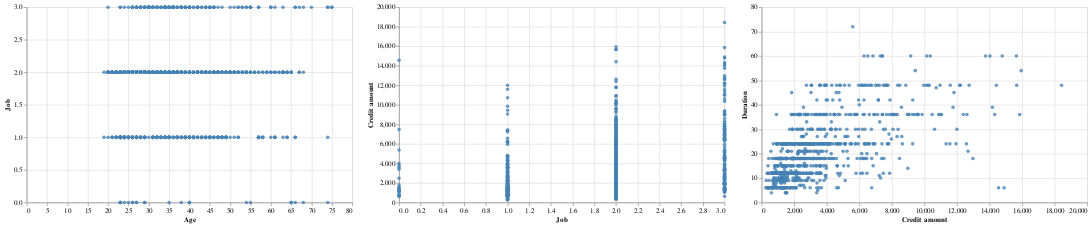

Write notebook code for a chart like this one.
### Code cell
import altair as alt
from google.colab import autoviz
def linked_scatter_plots(
    df, colname_pairs, color='steelblue', deselected_color='lightgray',
    opacity=0.8, deselected_opacity=0.4, width=500, height=300):
  interval = alt.selection_interval()
  scatter = (alt.Chart(df).mark_circle()
             .encode(
                 color=alt.condition(
                     interval, alt.value(color), alt.value(deselected_color)),
                 opacity=alt.condition(
                     interval, alt.value(opacity),
                     alt.value(deselected_opacity)))
             .properties(
                 selection=interval, width=width, height=height))
  return alt.hconcat(*[scatter.encode(x=x, y=y) for x, y in colname_pairs])

chart = linked_scatter_plots(df, *[[['Age', 'Job'], ['Job', 'Credit amount'], ['Credit amount', 'Duration']]], **{})
chart

### Figure 1 — Vega-Lite specification as saved in the notebook (floating-point values rounded to 4 significant figures; data arrays with more than 128 entries replaced by an {"elided": "..."} marker saying what was removed)
{"config": {"view": {"continuousWidth": 400, "continuousHeight": 300}}, "hconcat": [{"mark": "circle", "encoding": {"color": {"condition": {"value": "steelblue", "selection": "selector015"}, "value": "lightgray"}, "opacity": {"condition": {"value": 0.8, "selection": "selector015"}, "value": 0.4}, "x": {"field": "Age", "type": "quantitative"}, "y": {"field": "Job", "type": "quantitative"}}, "height": 300, "selection": {"selector015": {"type": "interval"}}, "width": 500}, {"mark": "circle", "encoding": {"color": {"condition": {"value": "steelblue", "selection": "selector015"}, "value": "lightgray"}, "opacity": {"condition": {"value": 0.8, "selection": "selector015"}, "value": 0.4}, "x": {"field": "Job", "type": "quantitative"}, "y": {"field": "Credit amount", "type": "quantitative"}}, "height": 300, "selection": {"selector015": {"type": "interval"}}, "width": 500}, {"mark": "circle", "encoding": {"color": {"condition": {"value": "steelblue", "selection": "selector015"}, "value": "lightgray"}, "opacity": {"condition": {"value": 0.8, "selection": "selector015"}, "value": 0.4}, "x": {"field": "Credit amount", "type": "quantitative"}, "y": {"field": "Duration", "type": "quantitative"}}, "height": 300, "selection": {"selector015": {"type": "interval"}}, "width": 500}], "data": {"name": "data-e2c6a153e441ce82ff1d8fbfa2c42c07"}, "$schema": "https://vega.github.io/schema/vega-lite/v4.17.0.json", "datasets": {"data-e2c6a153e441ce82ff1d8fbfa2c42c07": {"elided": "1000 records"}}}
